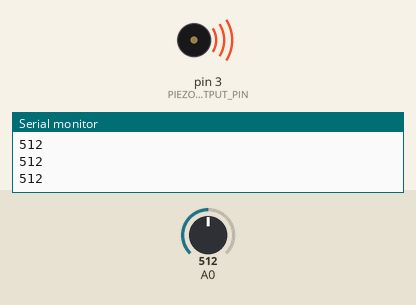
The sketch below on a simulated Arduino Uno, built with avr-gcc and run on an emulated ATmega328P. On the bench: buzzer (waves = sounding), the last lines printed to the serial monitor. The test bench sets the inputs (shaded band); at power-on: A0 = 512.

Above: at 1.2 s.
1.3 s: A0 set to 0
At 1.8 s:
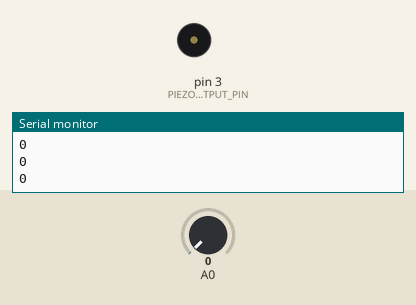
2.8 s: A0 set to 122
At 3.2 s:
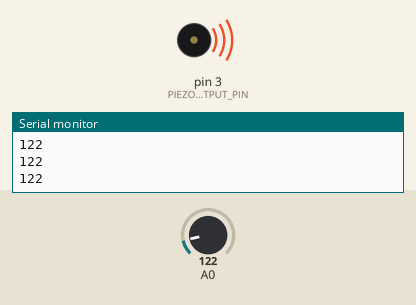
Timing chart, 0 to 5.8 s (numbered marks = the images above; inputs shaded):
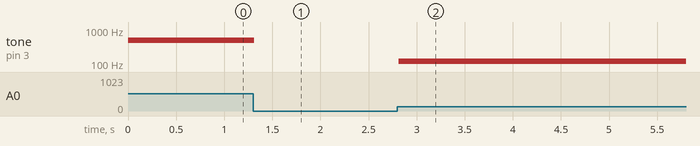

Measured:
- after the input at 1.3 s, tone on pin 3 (PIEZO_OUTPUT_PIN): 500 Hz → silent at once
- after the input at 2.8 s, tone on pin 3 (PIEZO_OUTPUT_PIN): silent → 119 Hz at once

The sketch:

W4_L5_PIEZO.ino
```cpp
const int PIEZO_OUTPUT_PIN = 3;

void setup()
{
  Serial.begin(9600); // for printing values to console
}

void loop()
{
  int potVal = analogRead(A0); // returns 0 - 1023 (due to 10 bit ADC)
  Serial.println(potVal);      // print value to Serial
  if(potVal > 0)
 {
  tone(PIEZO_OUTPUT_PIN, map(potVal, 0, 1023, 0, 1000));
 } else {
  noTone(PIEZO_OUTPUT_PIN);
 }
  delay(50);                   // Reading new values at ~20Hz
}
```
